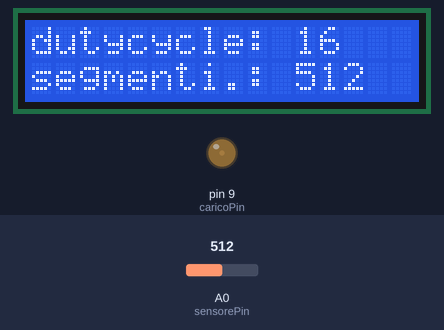
A sketch run on a simulated Arduino Uno, built with avr-gcc and run on an emulated ATmega328P. On the bench: 16×2 character LCD, output pins drawn as LEDs (lit = HIGH). The inputs (shaded band) are chosen by the test bench; at power-on: A0 (sensorePin) = 512.

Above: at 1.2 s.
1.3 s: A0 (sensorePin) set to 690
At 4.29 s:
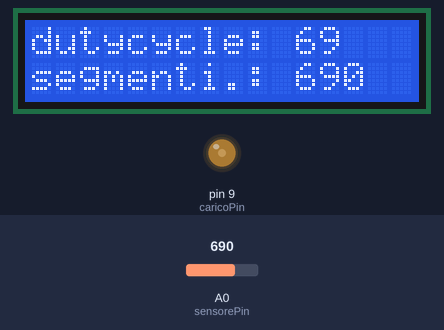
4.3 s: A0 (sensorePin) set to 717
At 5.23 s:
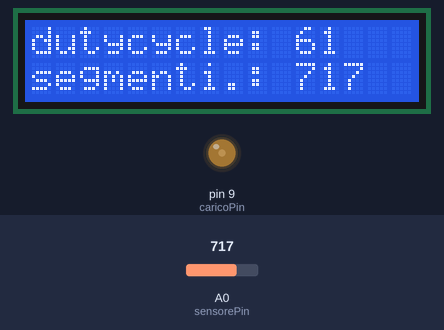
5.9 s: A0 (sensorePin) set to 900
At 9.2 s:
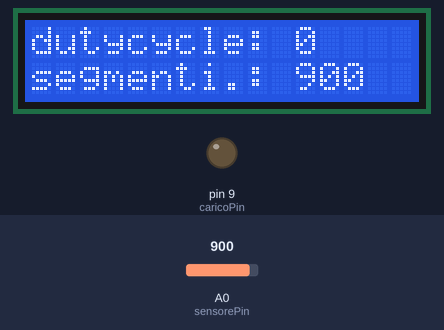
Timing chart, 0 to 10.7 s (numbered marks = the images above; inputs shaded):
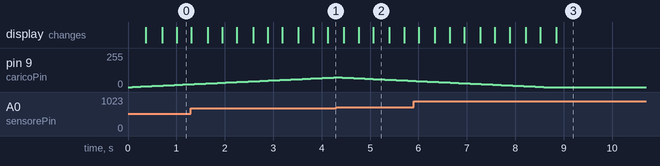

The sketch:

Crepuscolare_HYBRID_2.ino
```cpp
/* Ver. 0.0 del 29/01/2018
   Il crepuscolare HYBRID consente di attivare lampade anche di giorno, IN AUTOMATICO, per supplire
   a cadute di luminosità dovuta a passaggi nuvolosi, giornata grigia, crepuscolo.
   Lo fa attivando le lampade al 100% della potenza o in soluzioni intermedie (da zero a 255), come un rubinetto per liquidi.
   Ovviamente di notte e con poca luminosità le lampade sono attivate a potenza piena.
   Le lampade a led da utilizzare, una o più in parallelo, debbono essere a 12 volt per corrente continua;
   Il software consente di valutare la luminosità dell'ambiente e conseguentemente di attivare il relè fai da te PWM:
   Il display (a regime) evidenzia il duty cycle e la tensione di uscita. Si può anche omettere nella installazione finale:
   In fase di collaudo del software il display evidenzia sulla seconda riga i segmenti percepiti (da 0 a 1024):
   Usare Arduino UNO/nano e display SERIALE 2x16:
   Video YouTube: https://youtu.be/301RBk-4-e8
   FOTORESISTENZA:
   Utilizzare una normale fotoresistenza da 20k collegata con un capo al positivo dei 5 volt:
   L'altro capo va all'ingresso A0 di arduino; tra A0 e GND va collocata una resistenza da 15k:
   I PROBLEMI
   che si pongono riguardano principalmente la collocazione della fotoresistenza:
   1) la fotoresistenza deve misurare la luminosità dell'ambiente:
   2) è bene che sia inserita in un tubetto che la rende molto direttiva e insensibile alla luminosità della lampada:
   3) non va "puntata" sulla lampada.
   RISULTATI:
   Il software proposto rappresenta una soluzione semplice quanto efficace.
   Le impostazioni di luminosità possono essere variate con un semplice trimmer che sostituisce
   la resistenza da 15K montata a fianco della fotoresistenza.
   P.S.: si può utilizzare un relè fai da te senza il 7812 e con dimensioni ridotte, senza display e con dissipatore mignon:
         da abbinare ad un arduino nano, ciò può consentire la collocazione del tutto in uno spazio molto:
         ridotto (tipicamente una "cassetta" da muro per interruttori).
*/
#include <Arduino.h>                   //inclusione della libreria base:
#include <Wire.h>                      // libreria necessaria pere diplay seriale:
#include <LiquidCrystal_I2C.h>         //inclusione della libreria per display seriale:
LiquidCrystal_I2C lcd(0x27, 2, 1, 0, 4, 5, 6, 7, 3, POSITIVE);    // impostazione display seriale NewLiquidCristal:
// LiquidCrystal_I2C lcd(0x3F, 2, 1, 0, 4, 5, 6, 7, 3, POSITIVE);    // indirizzo LCD Philips PCF8574AT:
//
int caricoPin = 9;             // carico analogico PWM pin 9:
int sensorePin = A0;           // sensore fotoresistenza;
int luminosita = 700;          // valore da modificare, regola la luminosità dell'ambiente che si vuole ottenere:
unsigned long timer = 43200000;   // (60000*60*12 = quarantatremilioniduentemila = 12 ore) opzionale:
int ciclopwm = 0;
int volt_ingresso = 12;
int segmenti = 0;
int somma = 0;
void setup()
{
  pinMode(caricoPin, OUTPUT);
  pinMode(sensorePin, INPUT);
  lcd.begin(16, 2); // Inizializzo LCD 16 caratteri per 2 linee, SERIALE:
  lcd.clear();
}
void loop()
{
  somma = 0;
  for (int cicli = 0; cicli < 10; cicli++)
  {
    delay(2);
    segmenti = analogRead (sensorePin);
    somma = somma + segmenti;              // attenzione a non superare il limite di 32767;
  }
  segmenti = somma / 10;
  if (segmenti < luminosita) ciclopwm = ciclopwm + 1;
  else ciclopwm = ciclopwm - 1;
  if (ciclopwm > 255) ciclopwm = 255;
  if (ciclopwm < 0) ciclopwm = 0;
  if (millis() > timer) ciclopwm = 0;    // timer opzionale:
  analogWrite(caricoPin, ciclopwm);
  //
  lcd.setCursor(0, 0);
  lcd.print("dutycycle:      ");
  lcd.setCursor(11, 0);
  lcd.print(ciclopwm);
  lcd.setCursor(0, 1);
  lcd.print("segmenti.:      ");      // disattivare a regime:
  lcd.setCursor(11, 1);               // disattivare a regime:
  lcd.print(segmenti);                // disattivare a regime:
  //**** da utilizzare a regime **********************
  //  lcd.print("volt.....:     ");
  //  lcd.setCursor(11, 1);
  //  lcd.print(12*ciclopwm/254);
  //**************************************************
}
//FINE by SoftPlus per blog Mauro Alfieri
```
